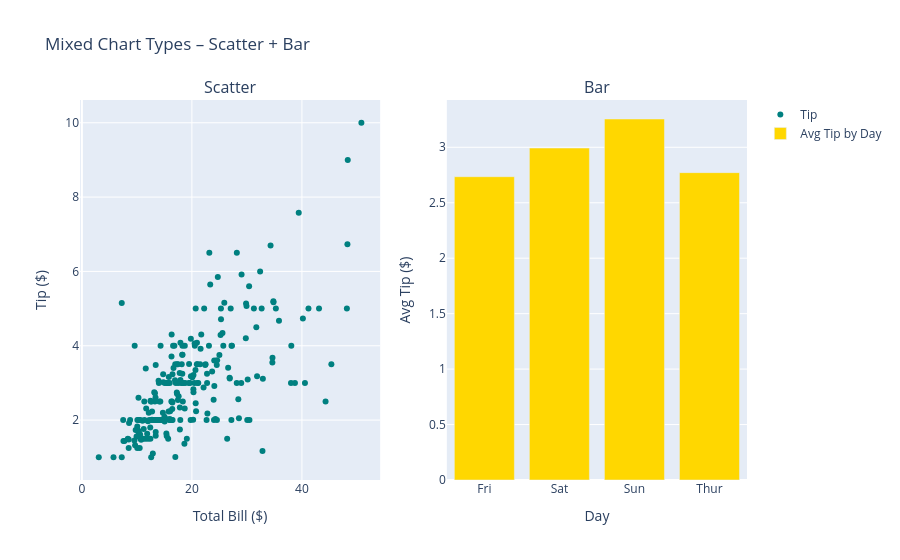

Write notebook code for a chart like this one.
### Code cell
fig = make_subplots(rows=1, cols=2, subplot_titles=['Scatter', 'Bar'])

# Scatter in (1,1)
fig.add_trace(
    go.Scatter(x=tips['total_bill'], y=tips['tip'], mode='markers',
               marker=dict(size=6, color='teal'), name='Tip'),
    row=1, col=1
)

# Bar in (1,2) – pre‑aggregate
avg_tip = tips.groupby('day', as_index=False)['tip'].mean()
fig.add_trace(
    go.Bar(x=avg_tip['day'], y=avg_tip['tip'],
           marker=dict(color='gold'), name='Avg Tip by Day'),
    row=1, col=2
)

fig.update_xaxes(title_text='Total Bill ($)', row=1, col=1)
fig.update_xaxes(title_text='Day', row=1, col=2)
fig.update_yaxes(title_text='Tip ($)', row=1, col=1)
fig.update_yaxes(title_text='Avg Tip ($)', row=1, col=2)

fig.update_layout(title='Mixed Chart Types – Scatter + Bar')
fig.show()

### Figure 1 — Plotly figure (JSON) as saved in the notebook; plotly's stock layout.template omitted (floating-point values rounded to 4 significant figures; data arrays with more than 128 entries replaced by an {"elided": "..."} marker saying what was removed)
{"data": [{"marker": {"color": "teal", "size": 6}, "mode": "markers", "name": "Tip", "type": "scatter", "x": {"elided": "244 float values"}, "xaxis": "x", "y": {"elided": "244 float values"}, "yaxis": "y"}, {"marker": {"color": "gold"}, "name": "Avg Tip by Day", "type": "bar", "x": ["Fri", "Sat", "Sun", "Thur"], "xaxis": "x2", "y": [2.735, 2.993, 3.255, 2.771], "yaxis": "y2"}], "layout": {"annotations": [{"font": {"size": 16}, "showarrow": false, "text": "Scatter", "x": 0.225, "xanchor": "center", "xref": "paper", "y": 1, "yanchor": "bottom", "yref": "paper"}, {"font": {"size": 16}, "showarrow": false, "text": "Bar", "x": 0.775, "xanchor": "center", "xref": "paper", "y": 1, "yanchor": "bottom", "yref": "paper"}], "title": {"text": "Mixed Chart Types – Scatter + Bar"}, "xaxis": {"anchor": "y", "domain": [0, 0.45], "title": {"text": "Total Bill ($)"}}, "xaxis2": {"anchor": "y2", "domain": [0.55, 1], "title": {"text": "Day"}}, "yaxis": {"anchor": "x", "domain": [0, 1], "title": {"text": "Tip ($)"}}, "yaxis2": {"anchor": "x2", "domain": [0, 1], "title": {"text": "Avg Tip ($)"}}}}
